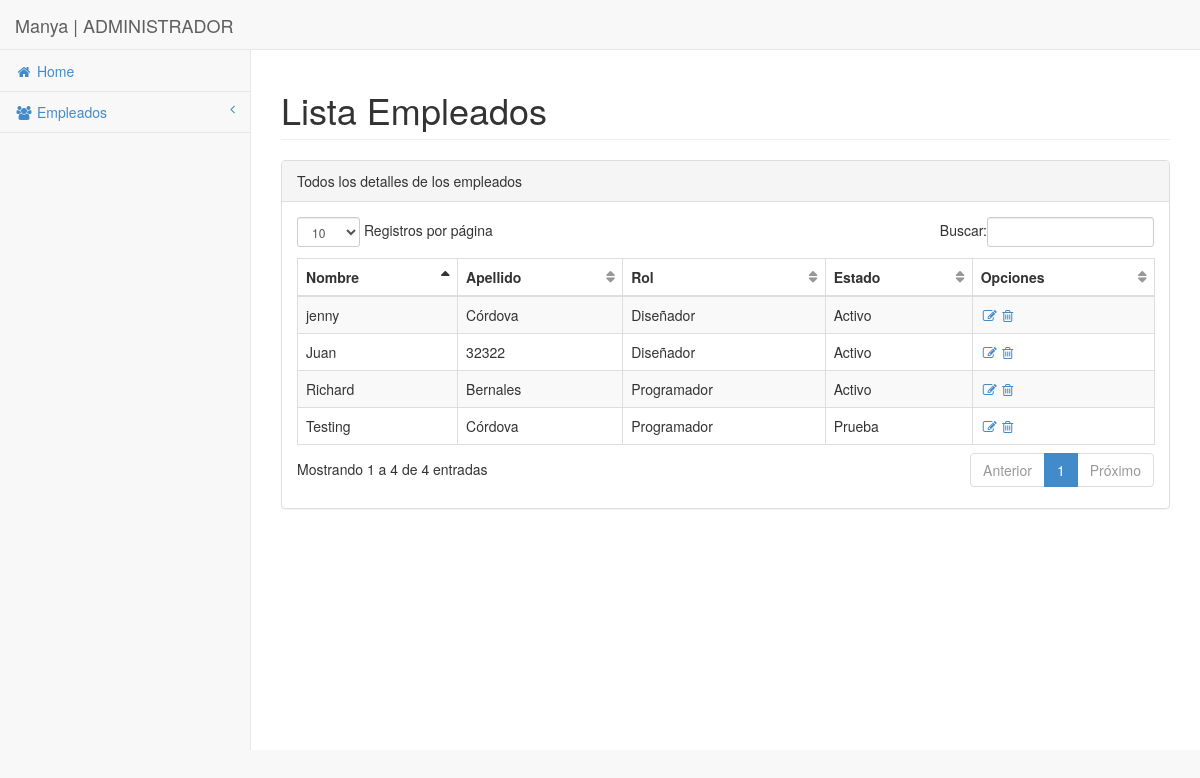
The page / on the database its author committed.
### tables this page shows
CREATE TABLE IF NOT EXISTS `clientes` (
  `id` int(11) NOT NULL AUTO_INCREMENT,
  `nombre` varchar(100) NOT NULL,
  `apellido` varchar(100) NOT NULL,
  `area` varchar(100) NOT NULL,
  `estado` varchar(100) NOT NULL,
  PRIMARY KEY (`id`)
);

### application/controllers/admin/home.php (called while the page is built, shortened)
<?php
class Home extends CI_Controller
{
	public function __construct()
	{
		$this->load->model('admin_ci');
	}
	public function index(){
	    $data['items'] = $this->admin_ci->ver();
		$this->load->view('admin/header');
		$this->load->view('admin/home', $data);
		$this->load->view('admin/footer');
	}
}
?>

### index.php (called while the page is built, shortened)
<?php
require_once BASEPATH.'core/CodeIgniter.php';

### application/models/admin_ci.php (called while the page is built, shortened)
<?php
class Admin_ci extends CI_Model
{
	public function ver()
	{
		$query = $this->db->get('clientes');
	    return $query->result_array();
	}
}
?>

### application/views/admin/home.php (the view)
    <div id="page-wrapper">
        <div class="row">
            <div class="col-lg-12">
                <h1 class="page-header">Lista Empleados</h1>
            </div>
        </div>
        <div class="row">
            <div class="col-lg-12">
                <div class="panel panel-default">
                    <div class="panel-heading">
                        Todos los detalles de los empleados
                    </div>
                    <div class="panel-body">
                        <div class="table-responsive">
                            <table class="table table-striped table-bordered table-hover" id="dataTables-example">
                                <thead>
                                    <tr>
                                        <th>Nombre</th>
                                        <th>Apellido</th>
                                        <th>Rol</th>
                                        <th>Estado</th>
                                        <th>Opciones</th>
                                    </tr>
                                </thead>
                                <tbody>
                                    <?php
                                        foreach ($items as $item) {
                                            echo '<tr class="odd gradeX">';
                                            echo '<td>'.$item['nombre'].'</td>';
                                            echo '<td>'.$item['apellido'].'</td>';
                                            echo '<td>'.$item['area'].'</td>';
                                            echo '<td>'.$item['estado'].'</td>';
                                            echo '<td>';
                                            echo '<a href="'.base_url().'admin/home/update_emp/'.$item['id'].'" title="Editar"><i class="fa fa-pencil-square-o fa-fw"></i></a>';
                                            echo '<a href="'.base_url().'admin/home/delete_emp/'.$item['id'].'" title="Eliminar"><i class="fa fa-trash-o fa-fw"></i></a>';
                                            echo '</td>';
                                            echo '</tr>';
                                        }
                                    ?>
                                </tbody>
                            </table>
                        </div>
                    </div>
                </div>
            </div>
        </div>
    </div>
</div>

### application/views/admin/header.php (shortened to what this page needs)
<!DOCTYPE html>
<html>
<head>
    <link href="<?php echo base_url(); ?>/css/bootstrap.min.css" rel="stylesheet">
    <link href="<?php echo base_url(); ?>/font-awesome/css/font-awesome.css" rel="stylesheet">
    <link href="<?php echo base_url(); ?>/css/plugins/dataTables/dataTables.bootstrap.css" rel="stylesheet">
    <link href="<?php echo base_url(); ?>/css/sb-admin.css" rel="stylesheet">
</head>
<body>
    <div id="wrapper">
        <nav class="navbar navbar-default navbar-fixed-top" role="navigation" style="margin-bottom: 0">
            <div class="navbar-header">
                <a class="navbar-brand" href="<?php echo base_url(); ?>">Manya | ADMINISTRADOR</a>
            </div>
            <div class="navbar-default navbar-static-side" role="navigation">
                <div class="sidebar-collapse">
                    <ul class="nav" id="side-menu">
                        <li>
                            <a href="<?php echo base_url(); ?>"><i class="fa fa-home fa-fw"></i> Home</a>
                        </li>
                        <li>
                            <a href="#"><i class="fa fa-users fa-fw"></i> Empleados<span class="fa arrow"></span></a>
                        </li>
                    </ul>
                </div>
            </div>
        </nav>

### application/views/admin/footer.php (shortened to what this page needs)
</body>
</html>

### css/sb-admin.css (style rules this page uses)
body { padding-top: 100px; background-color: #f8f8f8; }
@media (min-width:768px) { body { padding-top: 50px; } }
#wrapper { width: 100%; }
#page-wrapper { padding: 0 15px; min-height: 568px; background-color: #fff; }
@media (min-width:768px) { #page-wrapper { position: inherit; margin: 0 0 0 250px; padding: 0 30px; min-height: 700px; border-left: 1px solid #e7e7e7; } }
.navbar-static-side ul li { border-bottom: 1px solid #e7e7e7; }
.arrow { float: right; }
.fa.arrow:before { content: "\f104"; }
@media (min-width:768px) { .navbar-static-side { z-index: 1; position: absolute; width: 250px; margin-top: 51px; } }
table.dataTable thead .sorting, table.dataTable thead .sorting_asc, table.dataTable thead .sorting_desc, table.dataTable thead .sorting_asc_disabled, table.dataTable thead .sorting_desc_disabled { background: transparent; }
table.dataTable thead .sorting_asc:after { content: "\f0de"; float: right; font-family: fontawesome; }
table.dataTable thead .sorting:after { content: "\f0dc"; float: right; font-family: fontawesome; color: rgba(50,50,50,.5); }

### rows shown on the page
clientes: nombre "Richard", apellido "Bernales", area "Programador", estado "Activo"
clientes: nombre "jenny", apellido "Córdova", area "Diseñador", estado "Activo"
clientes: nombre "Testing", apellido "Córdova", area "Programador", estado "Prueba"
clientes: nombre "Juan", apellido "32322", area "Diseñador", estado "Activo"
